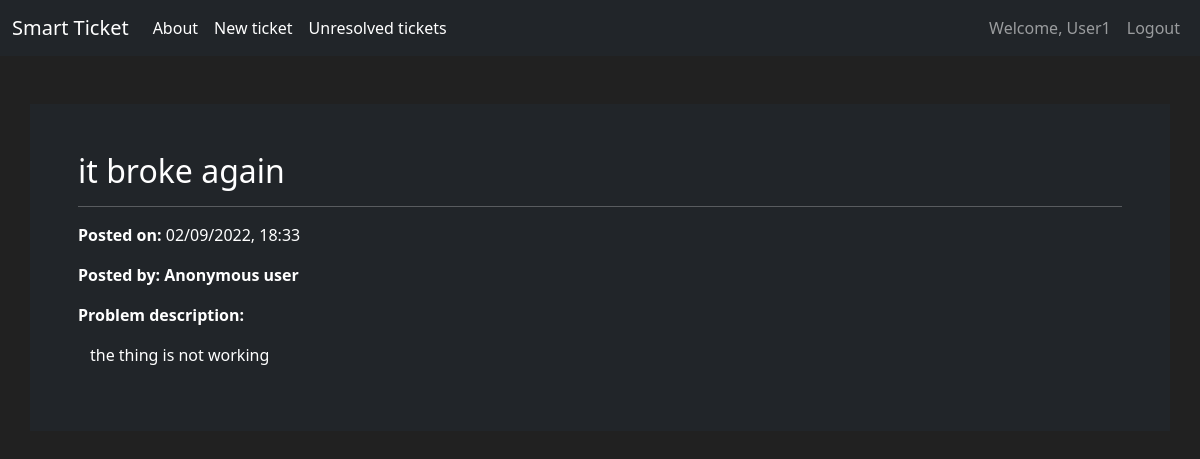
Before: /ticket/1 (signed in) with the older database file.
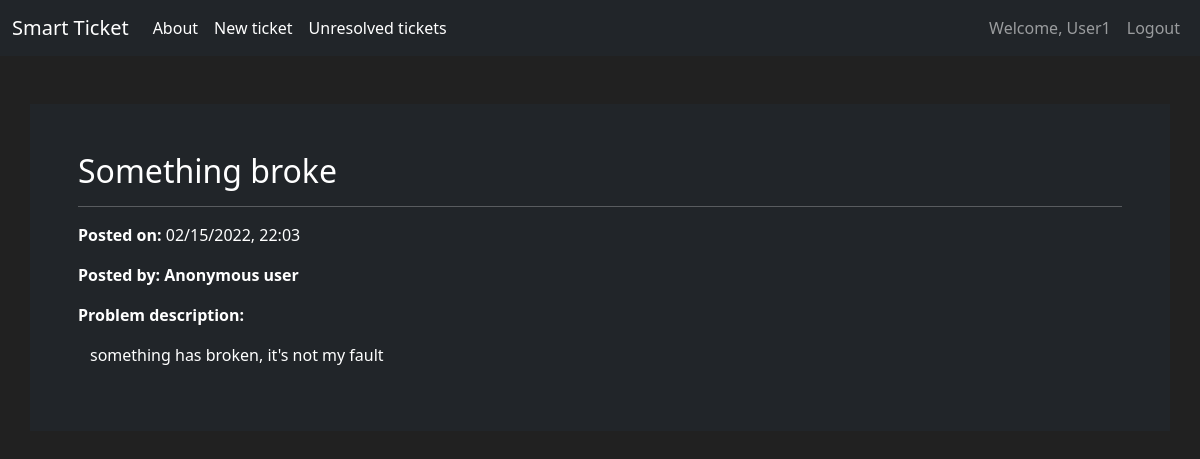
After: the same page with the newer database file.
### smart_ticket/models.py (models this page shows, shortened)
class Ticket(db.Model):
    id = db.Column(db.Integer(),primary_key = True)
    subject = db.Column(db.String(length=30), nullable=False)
    issue_description = db.Column(db.Text(length=2500))
    creation_time = db.Column(db.DateTime(),nullable=False, default = datetime.now())
    author_id = db.Column(db.Integer(), db.ForeignKey('user.id'), nullable=True)
    is_solved = db.Column(db.Boolean(), nullable=False, default = False)
    log_messages = db.relationship('TicketLogMessage',backref='ticket', lazy=True)

### smart_ticket/routes.py (the view)
@app.route('/ticket/<int:id>')
@login_required
def ticket_detail_page(id:int):
    ticket = Ticket.query.get_or_404(id)
    return render_template('ticket_detail.html', ticket=ticket)

### smart_ticket/models.py (called while the page is built)
@login_manager.user_loader
def load_user(user_id):
    return User.query.get(int(user_id))

### smart_ticket/routes.py (called while the page is built)
@app.template_filter('format_time')
def format_time(timestamp):
    return timestamp.strftime("%m/%d/%Y, %H:%M")

### smart_ticket/templates/ticket_detail.html (shortened to what this page needs)
{% extends 'base.html' %}
{% block content %}
<div class = "container bg-dark m-5 p-5 mx-auto">
    <h2>{{ticket.subject}}</h2>
    <hr>
    <p><strong> Posted on: </strong>{{ticket.creation_time|format_time}}</p>
    {% if ticket.author.username|length  %}
    <p><strong>Posted by: </strong>{{ticket.author.username}}</p>
    {%  else %}
    <p><strong>Posted by: Anonymous user</strong></p>
    {% endif %}
    <p><strong>Problem description:</strong></p>
    <div class ="container border-white">
        <p>{{ticket.issue_description}}</p>
    </div>
</div>
{% endblock content %}

Changed rows visible on the page:
changed Ticket: subject "it broke again" → "Something broke"; creation_time "02/09/2022, 18:33" → "02/15/2022, 22:03"; issue_description "the thing is not working" → "something has broken, it's not my fault"
